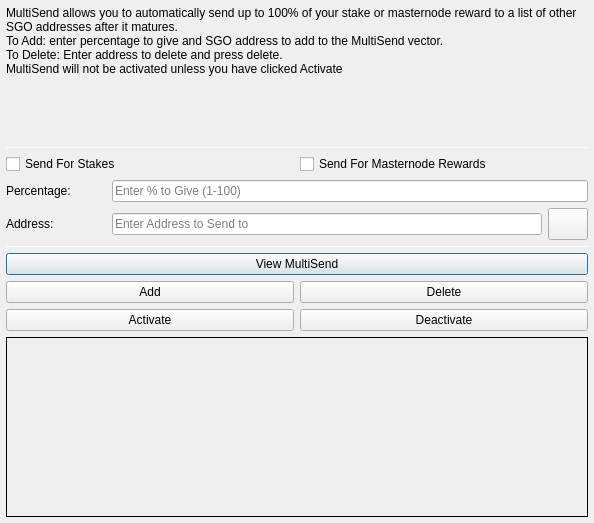
<?xml version="1.0" encoding="UTF-8"?>
<ui version="4.0">
 <class>MultiSendDialog</class>
 <widget class="QDialog" name="MultiSendDialog">
  <property name="windowModality">
   <enum>Qt::NonModal</enum>
  </property>
  <property name="geometry">
   <rect>
    <x>0</x>
    <y>0</y>
    <width>594</width>
    <height>523</height>
   </rect>
  </property>
  <property name="windowTitle">
   <string>MultiSend</string>
  </property>
  <layout class="QVBoxLayout" name="verticalLayout" stretch="0">
   <property name="leftMargin">
    <number>6</number>
   </property>
   <property name="topMargin">
    <number>6</number>
   </property>
   <property name="rightMargin">
    <number>6</number>
   </property>
   <property name="bottomMargin">
    <number>6</number>
   </property>
   <item>
    <layout class="QVBoxLayout" name="verticalLayout_Main" stretch="1,1,1,1,1,1">
     <item>
      <widget class="QLabel" name="label_2">
       <property name="lineWidth">
        <number>1</number>
       </property>
       <property name="text">
        <string>MultiSend allows you to automatically send up to 100% of your stake or masternode reward to a list of other SGO addresses after it matures.
To Add: enter percentage to give and SGO address to add to the MultiSend vector.
To Delete: Enter address to delete and press delete.
MultiSend will not be activated unless you have clicked Activate</string>
       </property>
       <property name="alignment">
        <set>Qt::AlignLeading|Qt::AlignLeft|Qt::AlignTop</set>
       </property>
       <property name="wordWrap">
        <bool>true</bool>
       </property>
      </widget>
     </item>
     <item>
      <widget class="Line" name="line">
       <property name="minimumSize">
        <size>
         <width>0</width>
         <height>1</height>
        </size>
       </property>
       <property name="maximumSize">
        <size>
         <width>16777215</width>
         <height>1</height>
        </size>
       </property>
       <property name="orientation">
        <enum>Qt::Horizontal</enum>
       </property>
      </widget>
     </item>
     <item>
      <layout class="QVBoxLayout" name="verticalLayout_Settings">
       <item>
        <layout class="QHBoxLayout" name="horizontalLayout">
         <item>
          <widget class="QCheckBox" name="multiSendStakeCheckBox">
           <property name="text">
            <string>Send For Stakes</string>
           </property>
          </widget>
         </item>
         <item>
          <widget class="QCheckBox" name="multiSendMasternodeCheckBox">
           <property name="text">
            <string>Send For Masternode Rewards</string>
           </property>
          </widget>
         </item>
        </layout>
       </item>
       <item>
        <layout class="QHBoxLayout" name="horizontalLayout_6">
         <item>
          <widget class="QLabel" name="label">
           <property name="minimumSize">
            <size>
             <width>100</width>
             <height>0</height>
            </size>
           </property>
           <property name="toolTip">
            <string>Percentage of stake to send</string>
           </property>
           <property name="text">
            <string>Percentage:</string>
           </property>
          </widget>
         </item>
         <item>
          <widget class="QLineEdit" name="multiSendPercentEdit">
           <property name="toolTip">
            <string>Enter whole numbers 1 - 100</string>
           </property>
           <property name="placeholderText">
            <string>Enter % to Give (1-100)</string>
           </property>
          </widget>
         </item>
        </layout>
       </item>
       <item>
        <layout class="QHBoxLayout" name="horizontalLayout_7">
         <item>
          <widget class="QLabel" name="label_5">
           <property name="minimumSize">
            <size>
             <width>100</width>
             <height>0</height>
            </size>
           </property>
           <property name="toolTip">
            <string>Address to send portion of stake to</string>
           </property>
           <property name="text">
            <string>Address:</string>
           </property>
          </widget>
         </item>
         <item>
          <widget class="QLineEdit" name="multiSendAddressEdit">
           <property name="toolTip">
            <string/>
           </property>
           <property name="placeholderText">
            <string>Enter Address to Send to</string>
           </property>
          </widget>
         </item>
         <item>
          <widget class="QPushButton" name="addressBookButton">
           <property name="maximumSize">
            <size>
             <width>16777215</width>
             <height>32</height>
            </size>
           </property>
           <property name="toolTip">
            <string>Choose an address from the address book</string>
           </property>
           <property name="text">
            <string/>
           </property>
           <property name="icon">
            <iconset resource="../segreto.qrc">
             <normaloff>:/icons/address-book</normaloff>:/icons/address-book</iconset>
           </property>
           <property name="shortcut">
            <string>Alt+A</string>
           </property>
           <property name="autoDefault">
            <bool>false</bool>
           </property>
          </widget>
         </item>
        </layout>
       </item>
      </layout>
     </item>
     <item>
      <widget class="Line" name="line_2">
       <property name="minimumSize">
        <size>
         <width>0</width>
         <height>1</height>
        </size>
       </property>
       <property name="maximumSize">
        <size>
         <width>16777215</width>
         <height>1</height>
        </size>
       </property>
       <property name="orientation">
        <enum>Qt::Horizontal</enum>
       </property>
      </widget>
     </item>
     <item>
      <layout class="QVBoxLayout" name="verticalLayout_Buttons">
       <item>
        <layout class="QHBoxLayout" name="horizontalLayout_4">
         <item>
          <widget class="QPushButton" name="viewButton">
           <property name="toolTip">
            <string/>
           </property>
           <property name="statusTip">
            <string>View MultiSend Vector</string>
           </property>
           <property name="text">
            <string>View MultiSend</string>
           </property>
          </widget>
         </item>
        </layout>
       </item>
       <item>
        <layout class="QHBoxLayout" name="horizontalLayout_2">
         <item>
          <widget class="QPushButton" name="addButton">
           <property name="toolTip">
            <string/>
           </property>
           <property name="statusTip">
            <string>Add to MultiSend Vector</string>
           </property>
           <property name="text">
            <string>Add</string>
           </property>
          </widget>
         </item>
         <item>
          <widget class="QPushButton" name="deleteButton">
           <property name="toolTip">
            <string/>
           </property>
           <property name="statusTip">
            <string>Delete Address From MultiSend Vector</string>
           </property>
           <property name="text">
            <string>Delete</string>
           </property>
          </widget>
         </item>
        </layout>
       </item>
       <item>
        <layout class="QHBoxLayout" name="horizontalLayout_5">
         <item>
          <widget class="QPushButton" name="activateButton">
           <property name="statusTip">
            <string>Activate MultiSend</string>
           </property>
           <property name="text">
            <string>Activate</string>
           </property>
          </widget>
         </item>
         <item>
          <widget class="QPushButton" name="disableButton">
           <property name="statusTip">
            <string>Deactivate MultiSend</string>
           </property>
           <property name="text">
            <string>Deactivate</string>
           </property>
          </widget>
         </item>
        </layout>
       </item>
      </layout>
     </item>
     <item>
      <widget class="QLabel" name="message">
       <property name="minimumSize">
        <size>
         <width>0</width>
         <height>180</height>
        </size>
       </property>
       <property name="frameShape">
        <enum>QFrame::Panel</enum>
       </property>
       <property name="frameShadow">
        <enum>QFrame::Plain</enum>
       </property>
       <property name="lineWidth">
        <number>1</number>
       </property>
       <property name="midLineWidth">
        <number>1</number>
       </property>
       <property name="text">
        <string/>
       </property>
       <property name="alignment">
        <set>Qt::AlignLeading|Qt::AlignLeft|Qt::AlignTop</set>
       </property>
       <property name="wordWrap">
        <bool>true</bool>
       </property>
      </widget>
     </item>
    </layout>
   </item>
  </layout>
 </widget>
 <resources>
  <include location="../segreto.qrc"/>
 </resources>
 <connections/>
</ui>
